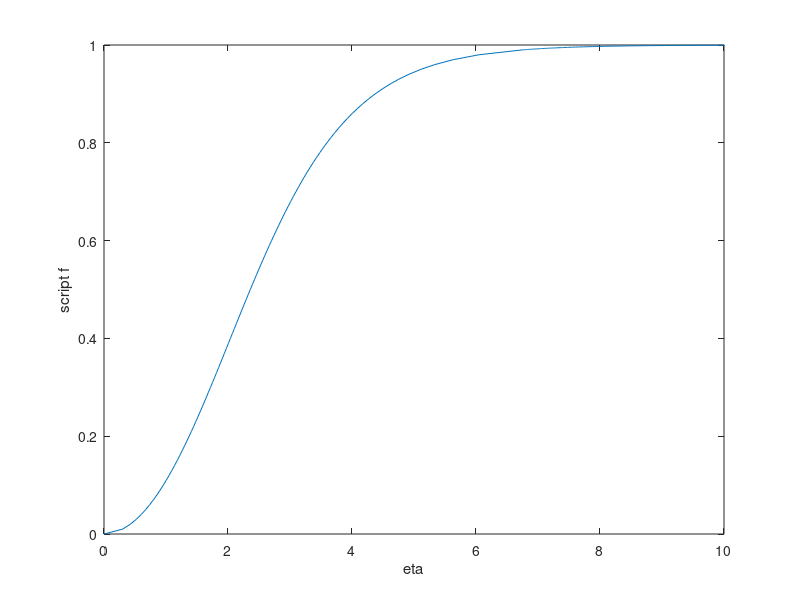

The MATLAB script that drew this image:
%% Final Project
% Alden "Mac" Lamp, Eric Kostoss, Nathan Orsini; 11-25-2019
%% init
clear all
%% I
nu=1.5e-5; rho=1.2;%[m^2/s]; [kg/m^3] with laminar valued Reynolds Number
%nondimensional y: eta=y/x*(Re^.25); velocity: df/d'eta = u/Uo
%Uo/Ui = 4/(Re^.5) to ODE  d3f/d'eta^3 + f*d2f/d'eta^2 + 2*(df/d'eta)^2 = 0
%for eta=0, f=df/d'eta=0;  for eta=H=10, df/d'eta=d2f/d'eta^2 = 0
%% I.a
% implicit solution given as
eta=@(f) log(sqrt(1+sqrt(f)+f)./(1-sqrt(f)))+...
    sqrt(3)*atan(sqrt(3.*f)./(2+sqrt(f)));
f=[linspace(0,.99),linspace(.99,1)]; etaf=eta(f);
figure(1); plot(etaf,f); xlim([0,10]); xlabel('eta'); ylabel('script f')
%% I.b
% derivative
'need to pull a script from the list, diffc2()'